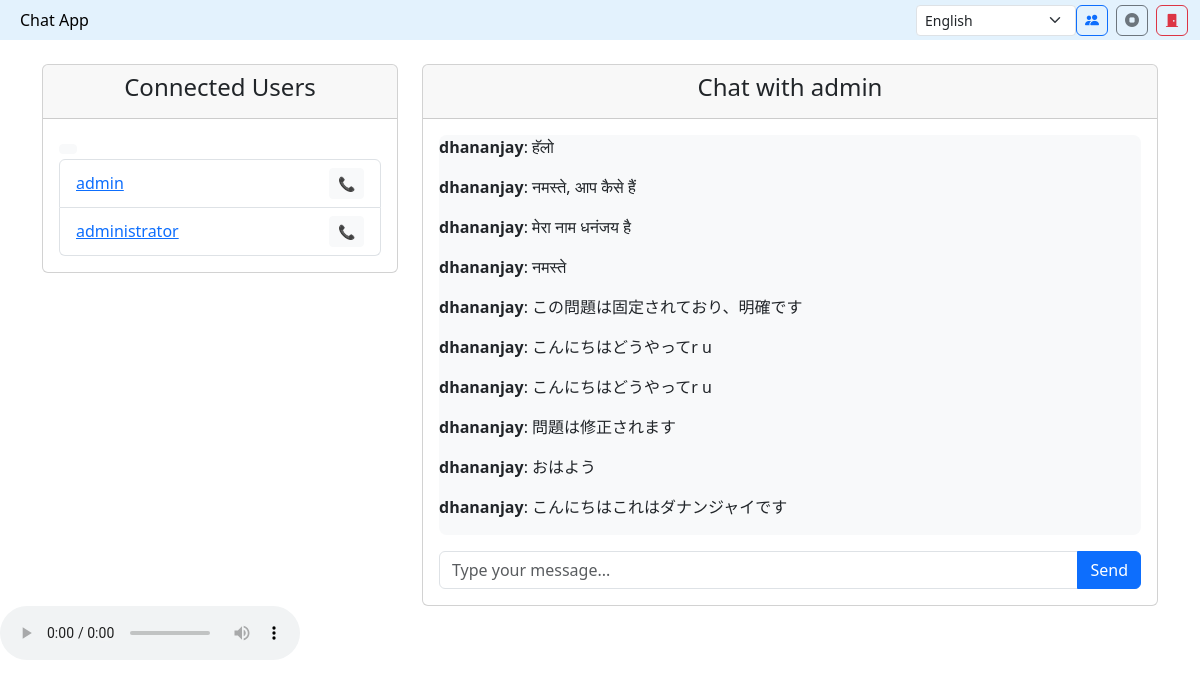
The page /chat/1/ (signed in) on the database its author committed.
### chat/models.py (models this page shows, shortened)
class Chat(models.Model):
    sender = models.ForeignKey(User, on_delete=models.CASCADE, related_name="sent_messages")
    receiver = models.ForeignKey(User, on_delete=models.CASCADE, related_name="received_messages")
    message = models.TextField()
    timestamp = models.DateTimeField(auto_now_add=True)

### chat/views.py (the view)
# urls.py: path("chat/<int:user_id>/", chat_view, name="chat"),
@login_required
def chat_view(request, user_id):
    receiver = User.objects.get(id=user_id)
    chat_history = (
        (
            Chat.objects.filter(sender=request.user, receiver=receiver)
            | Chat.objects.filter(sender=receiver, receiver=request.user)
        )
        .order_by("timestamp")
        .reverse()
    )
    if request.method == "POST":
        message = request.POST.get("message")
        if message:
            Chat.objects.create(sender=request.user, receiver=receiver, message=message)
            return redirect("chat", user_id=user_id)
    users = User.objects.exclude(id=request.user.id)
    return render(
        request,
        "chat.html",
        {"receiver": receiver, "chat_history": chat_history, "users": users},
    )

### chat/templates/chat.html (shortened to what this page needs)
<!DOCTYPE html>
<html lang="en">
{% load static %}
<head>
  <link rel="stylesheet" href="https://cdn.jsdelivr.net/npm/bootstrap@5.3.0/dist/css/bootstrap.min.css">
  <link rel="stylesheet" href="https://cdn.jsdelivr.net/npm/bootstrap-icons@1.13.1/font/bootstrap-icons.min.css">
</head>
<body>
  <nav class="navbar navbar-light" style="background-color: #e3f2fd;">
    <div class="container-fluid">
      <a class="navbar-brand" href="#">Chat App</a>
      <div class="d-flex">
        <select id="languageSelect" class="form-select form-select-sm" style="width: 160px;"
          onchange="changeLanguage(this.value)">
          <option value="en">English</option>
        </select>
        <button id="startMeetingBtn" class="btn btn-outline-primary me-2" title="Start meeting"><i
            class="bi bi-people-fill"></i></button>
        <button id="stopCall" class="btn btn-outline-secondary me-2" title="Stop call"><i
            class="bi bi-stop-circle-fill"></i></button>
        <a href="{% url 'login' %}" class="btn btn-outline-danger" title="Logout"><i
            class="bi bi-door-closed-fill"></i></a>
      </div>
    </div>
  </nav>
  <div class="container mt-4">
    <div class="row">
      <div class="col-md-4">
        <div class="card">
          <div class="card-header text-center">
            <h4>Connected Users</h4>
          </div>
          <div class="card-body">
            <button onclick="console.log('📞 inline click fired')" class="btn btn-sm btn-light"> </button>
            <ul class="list-group">
              {% for user in users %}
              <li class="list-group-item user-card d-flex justify-content-between align-items-center"
                data-userid="{{ user.id }}">
                <div class="user-info">
                  <a href="{% url 'chat' user.id %}" class="user-link">{{ user.username }}</a>
                </div>
                <div class="call-button-wrapper">
                  <button class="btn btn-sm btn-light" onclick="selectAndStartCall(this)">📞</button>
                </div>
              </li>
              {% empty %}
              <li class="list-group-item text-muted text-center">No users available.</li>
              {% endfor %}
            </ul>
          </div>
        </div>
      </div>
      <div class="col-md-8">
        <div class="card">
          <div class="card-header text-center">
            <h4>Chat with {{ receiver.username }}</h4>
          </div>
          <div class="card-body">
            <div class="chat-box" id="chatbox">
              {% for chat in chat_history %}
              <p><strong>{{ chat.sender.username }}</strong>: {{ chat.message }}</p>
              {% endfor %}
            </div>
            <form id="chatForm" method="POST" class="mt-3">
              <div class="input-group">
                <input type="text" id="messageInput" name="message" class="form-control"
                  placeholder="Type your message...">
                <button type="button" id="sendMessage" class="btn btn-primary">Send</button>
              </div>
            </form>
          </div>
        </div>
      </div>
    </div>
  </div>
  <audio id="translatedAudio" controls></audio>
</body>
</html>

### chat/templates/chat.html (style rules this page uses)
.navbar { padding-top: 0.25rem; padding-bottom: 0.25rem; min-height: 40px; }
.navbar-brand { font-size: 1rem; padding: 0.25rem 0.5rem; }
.navbar .form-select, .navbar .btn { font-size: 0.875rem; padding: 0.25rem 0.5rem; height: auto; }
.chat-box { height: 400px; overflow-y: auto; border-radius: 8px; background-color: #f8f9fa; }
.user-card button { position: relative; z-index: 10; }
.user-card { position: relative; }
.call-button-wrapper { z-index: 10; position: relative; }
.user-link { display: inline-block; margin-right: 10px; z-index: 1; }

### rows shown on the page
Chat: sender.username "dhananjay", message "हॅलो"
Chat: sender.username "dhananjay", message "नमस्ते, आप कैसे हैं"
Chat: sender.username "dhananjay", message "मेरा नाम धनंजय है"
Chat: sender.username "dhananjay", message "नमस्ते"
Chat: sender.username "dhananjay", message "この問題は固定されており、明確です"
Chat: sender.username "dhananjay", message "こんにちはどうやってr u"
Chat: sender.username "dhananjay", message "こんにちはどうやってr u"
Chat: sender.username "dhananjay", message "問題は修正されます"
Chat: sender.username "dhananjay", message "おはよう"
Chat: sender.username "dhananjay", message "こんにちはこれはダナンジャイです"

### other values the page prints
{{ user.username }} "admin"
{{ user.username }} "administrator"
{{ receiver.username }} "admin"
